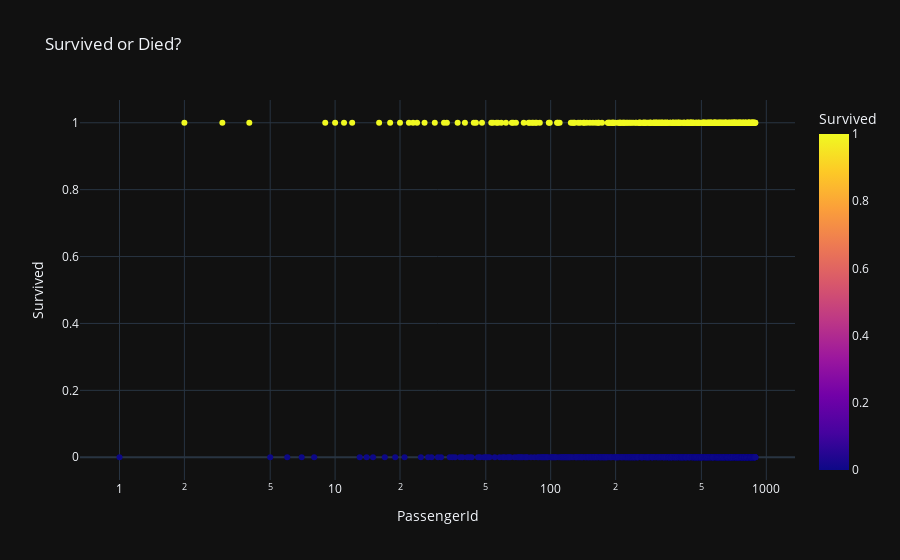

Notebook cell for this chart:
### Code cell
for template in ["plotly_dark"]:
    fig = px.scatter(df,
                     x="PassengerId", y="Survived", color="Survived",
                     log_x=True, size_max=20,
                     template=template, title="Survived or Died?")
    fig.show()

### Figure 1 — Plotly figure (JSON) as saved in the notebook; plotly's stock layout.template omitted (floating-point values rounded to 4 significant figures; data arrays with more than 128 entries replaced by an {"elided": "..."} marker saying what was removed)
{"data": [{"hovertemplate": "PassengerId=%{x}<br>Survived=%{marker.color}<extra></extra>", "legendgroup": "", "marker": {"color": {"elided": "891 int values"}, "coloraxis": "coloraxis", "symbol": "circle"}, "mode": "markers", "name": "", "orientation": "v", "showlegend": false, "type": "scatter", "x": {"elided": "891 int values"}, "xaxis": "x", "y": {"elided": "891 int values"}, "yaxis": "y"}], "layout": {"coloraxis": {"colorbar": {"title": {"text": "Survived"}}, "colorscale": [[0, "#0d0887"], [0.1111, "#46039f"], [0.2222, "#7201a8"], [0.3333, "#9c179e"], [0.4444, "#bd3786"], [0.5556, "#d8576b"], [0.6667, "#ed7953"], [0.7778, "#fb9f3a"], [0.8889, "#fdca26"], [1, "#f0f921"]]}, "legend": {"tracegroupgap": 0}, "title": {"text": "Survived or Died?"}, "xaxis": {"anchor": "y", "domain": [0, 1], "title": {"text": "PassengerId"}, "type": "log"}, "yaxis": {"anchor": "x", "domain": [0, 1], "title": {"text": "Survived"}}}}
